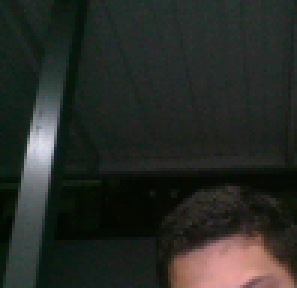
#> input picture notebooks/img.png, 99 x 96 px (shown 3 times larger)
$ python -i Thresholder.py   (imports and definitions only)
#> lines starting #> are read from the running program, lines starting #| are printed output that depends on the picture
### VisionSystem/DetectionModel/ColorSpace.py
from enum import Enum
import cv2

class ColorSpace():

    def __init__(self, name, colorCvt_flag, channels):
        # name <str>
        # name of this colorspace for display purposes
        self.name = name

        # colorCvt_flag <int?>
        # flag to be used by the function cv.cvtColor() from a BGR image
        # if none, will stay as bgr image
        self.colorCvt_flag = colorCvt_flag

        # colorspace_labels <list<str>>
        # labels to be used by the pixel intensity inspector
        self.channel_labels = [label for (label, _) in channels]
        self.channel_limits = [limits for (_, limits) in channels]


    # [5 lines left out: function bgr2this, not called in this run]


    def valRange(self, channel_idx):
        return self.channel_limits[channel_idx]


class ColorSpaceScale(Enum):

    Linear = 1
    Radial = 2


class ColorSpaces(Enum):

    BGR = ColorSpace("BGR", None, [
        ('Blue', (0, 255)),
        ('Green', (0, 255)),
        ('Red', (0, 255))
    ])

    HSV = ColorSpace("HSV", cv2.COLOR_BGR2HSV, [
        ('Hue', (-255, 255)),
        ('Saturation', (0, 255)),
        ('Value', (0, 255))
    ])

    CIELab = ColorSpace("CIELab", cv2.COLOR_BGR2Lab, [
        ('L', (0, 255)),
        ('a', (0, 255)),
        ('b', (0, 255))
    ])

### VisionSystem/DetectionModel/ThreshBlob/Thresholder.py
import cv2
from ..Frame import Frame
from ..ColorSpace import ColorSpace, ColorSpaces, ColorSpaceScale
import numpy as np
from copy import copy


class Thresholder():

    def __init__(self, colorspace=ColorSpaces.BGR, erosion1=0, dilation1=0, erosion2=0, dilation2=0):
        # colorspace <ColorSpace>
        # the colorspace in which the threshold resides
        if colorspace in ColorSpaces:
            self.colorspace = colorspace.value
        elif type(colorspace) is ColorSpace:
            self.colorspace = colorspace
        else:
            raise Exception(
                "colorspace must be either a ColorSpace object, or a variant of the ColorSpaces Enum")

        # lower list<int>
        # the lower bound of the accepted threshold range. Typically a 1x3 np.array
        # (depends on the color space)
        limits = self.colorspace.channel_limits
        self.lower = [lower for lower, _ in limits]

        # upper list<int>
        # the upper bound of the accepted threshold range. Typically a 1x3 np.array
        # (depends on the color space)
        self.upper = [upper for _, upper in limits]

        self.dilation1 = dilation1
        self.erosion1 = erosion1
        self.dilation2 = dilation2
        self.erosion2 = erosion2

    def apply(self, frame):
        if type(frame) is Frame:
            colorspace_img = frame.get(self.colorspace)
        else:
            colorspace_img = frame

        has_radial = any(
            [lower < 0 for (lower, _) in self.colorspace.channel_limits])
        has_negative_val = False  # until proven true, only possible if there is a radial val

        if has_radial:
            lowers = [copy(self.lower), copy(self.lower)]
            uppers = [copy(self.upper), copy(self.upper)]

            for idx, (lowerVal, upperVal) in enumerate(zip(self.lower, self.upper)):
                _, maxVal = self.colorspace.valRange(idx)
                if lowerVal < 0:
                    lowers[0][idx] = 0
                    lowers[1][idx] = maxVal + lowerVal
                    has_negative_val = True
                    if upperVal < 0:
                        uppers[1][idx] = maxVal + upperVal
                    else:
                        uppers[1][idx] = maxVal

        if has_negative_val:
            mask = cv2.bitwise_or(
                cv2.inRange(colorspace_img, np.array(
                    lowers[0], dtype=np.uint8), np.array(uppers[0], dtype=np.uint8)),
                cv2.inRange(colorspace_img, np.array(
                    lowers[1], dtype=np.uint8), np.array(uppers[1], dtype=np.uint8))
            )
        else:
            mask = cv2.inRange(colorspace_img, np.array(
                self.lower, dtype=np.uint8), np.array(self.upper, dtype=np.uint8))

        kernel = cv2.getStructuringElement(cv2.MORPH_ELLIPSE, (5, 5))
        if self.dilation1 > 0:
            mask = cv2.dilate(mask, kernel, iterations=self.dilation1)
        if self.erosion1 > 0:
            mask = cv2.erode(mask, kernel, iterations=self.erosion1)
        if self.dilation2 > 0:
            mask = cv2.dilate(mask, kernel, iterations=self.dilation2)
        if self.erosion2 > 0:
            mask = cv2.erode(mask, kernel, iterations=self.erosion2)

        frame.mask = mask
        return mask

    def update(self, channel_idx, new_range):
        self.lower[channel_idx], self.upper[channel_idx] = new_range

>>> import cv2
>>> picture = cv2.imread('../../../notebooks/img.png', cv2.IMREAD_GRAYSCALE)
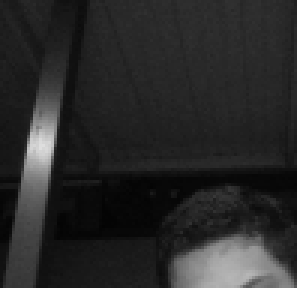
#> picture: shape (96, 99) (shown 3 times larger); min 3, max 222, mean 40.5
>>> result = Thresholder().apply(picture)
#> (the run stopped early here; a loop or call above may not have finished)
